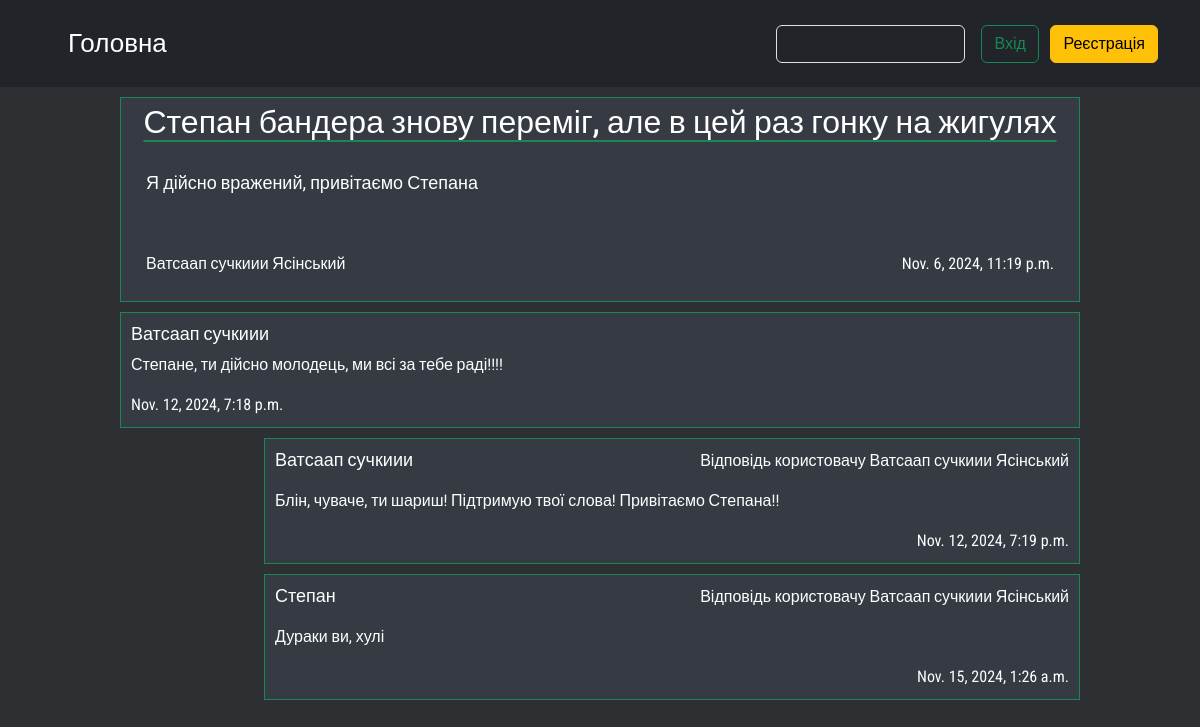
Page /election2024/ukraine/2/ on the committed database.
### forum/models.py (models this page shows, shortened)
class Topic(models.Model):
    title = models.CharField(verbose_name='Тема обговорення', max_length=72)
    content = models.TextField(verbose_name='Контент', max_length=1000)
    subcategory = models.ForeignKey(SubCategory, verbose_name='Під категорія', on_delete=models.CASCADE)
    created_at = models.DateTimeField(auto_now_add=True, verbose_name='Дата створення')
    updated_at = models.DateTimeField(auto_now=True, verbose_name='Дата оновлення')
    author = models.ForeignKey(User, verbose_name='Автор', on_delete=models.CASCADE)

class Profile(models.Model):
    first_name = models.CharField(verbose_name="Ім'я", max_length=20, null=True)
    last_name = models.CharField(verbose_name="Фамілія", max_length=20, null=True)
    bio = models.TextField(verbose_name='Біографія', max_length=252, default='Опис відсутній')
    joined_date = models.DateField(verbose_name='Дата реєстрації', auto_now_add=True)
    user = models.OneToOneField(User, verbose_name='Користувач', related_name='profile', on_delete=models.CASCADE)
    filled = models.BooleanField(default=False, verbose_name='Заповнений')
    def get_absolute_url(self):
        return reverse("user-profile", kwargs={"profile_id": self.id})

class Post(models.Model):
    content = models.TextField(verbose_name='Контент', max_length=1000)
    topic = models.ForeignKey(Topic, verbose_name='Обговорення', on_delete=models.CASCADE, related_name='posts')
    author = models.ForeignKey(User, verbose_name='Автор', related_name='post_author', on_delete=models.CASCADE)
    created_at = models.DateTimeField(auto_now_add=True, verbose_name='Дата створення')

class Comment(models.Model):
    content = models.TextField(verbose_name='Контент', max_length=1000)
    post = models.ForeignKey(Post, verbose_name='Пост', related_name='comments', on_delete=models.CASCADE)
    author = models.ForeignKey(User, verbose_name='Автор', related_name='comment_author', on_delete=models.CASCADE)
    created_at = models.DateTimeField(auto_now_add=True, verbose_name='Дата створення')

### forum/views.py (the view)
# urls.py: path('<slug:category_slug>/<slug:subcategory_slug>/<int:topic_id>/', views.TopicView.as_view(), name='topic'),
class TopicView(DetailView):
    model = Topic
    template_name = 'forum/topicview.html'
    context_object_name = 'topic'
    def get_object(self):
        category_slug = self.kwargs['category_slug']
        subcategory_slug = self.kwargs['subcategory_slug']
        return get_object_or_404(Topic, id=self.kwargs['topic_id'],
                                 subcategory__slug=subcategory_slug,
                                 subcategory__category__slug=category_slug)
    def get_context_data(self, **kwargs):
        context = super().get_context_data(**kwargs)
        topic = context['topic']
        posts = Post.objects.filter(topic=topic).order_by('-created_at') \
            .select_related('author__profile') \
            .prefetch_related('comments__author__profile')
        context['posts'] = posts
        paginator = Paginator(posts, 10)
        page_number = self.request.GET.get('page')
        page_obj = paginator.get_page(page_number)
        context['page_obj'] = page_obj.object_list
        return context

### templates/forum/topicview.html (shortened to what this page needs)
{% extends "base.html" %}
{% load static %}
{% block extra_css %}
<link href='{% static "css/topicview/topicview.css"%}' rel='stylesheet'>
{%endblock%}
{% block content %}
<div class='topic-container'>
    <div class='topic-block'>
        <h2>{{topic.title}}</h2>
        <p>{{topic.content}}</p>
        <div class='topic-info'>
        <a class='user-name' href={{topic.author.profile.get_absolute_url}}><span>{{topic.author.profile.first_name}} {{topic.author.profile.last_name}}</span></a>
        <span>{{topic.created_at}}</span>
        </div>
    </div>
{%for post in posts%}
    <div class='post-block'>
        <div class='post'>
            <div class="author-info">
                <a class='user-name' href={{post.author.profile.get_absolute_url}}><h3>{{post.author.profile.first_name}}</h3></a>
            </div>
            <p>{{post.content}}</p>
            <div class="post-info">
                <span>{{post.created_at}}</span>
            </div>
        </div>
        {%if post.comments.all %}
            {%for comment in post.comments.all%}
            <div class="comment">
                <div class="comment-info">
                    <a class='user-name' href={{comment.author.profile.get_absolute_url}}><h3>{{comment.author.profile.first_name}}</h3></a>
                    <p>Відповідь користовачу <a class='user-name' href={{post.author.profile.get_absolute_url}}>{{post.author.profile.first_name}} {{post.author.profile.last_name}}</a></p>
                </div>
                    <p>{{comment.content}}</p>
                    <span>{{comment.created_at}}</span>
                </div>
            </div>
            {%endfor%}
        {%endif%}
{% endfor %}
{%endblock%}

### static/css/index.css (style rules this page uses)
* { margin: 0px; padding: 0px; }
* a { text-decoration: none !important; color: white; transition: 0.1s ease-in; }
body { font-family: 'Roboto Condensed', sans-serif; width: 100%; height: 100%; background-color: #2d2f33; }

### static/css/topicview/topicview.css (style rules this page uses)
div.topic-container { width: 80%; color:white; display: flex; justify-content: center; flex-direction: column; margin: 10px; }
div.topic-block { padding: 5px; display: flex; flex-direction: column; justify-content: center; align-items: center; background-color: #363a43; border: 0.5px solid #188754; }
div.topic-block h2 { text-underline-offset:7px; text-decoration: underline #188754 1.5px ; }
div.topic-block p { align-self: flex-start; padding: 20px; font-size: 18px; }
div.topic-block span { align-self: flex-end; padding: 20px; }
div.topic-info { display: flex; flex-direction: row; justify-content: space-between; width: 100%; align-items: center; }
div.post-block { display: flex; flex-direction: column; justify-content: center; align-items: flex-end; }
div.post { display: flex; flex-direction: column; margin-top: 10px; background-color: #363a43; border: 0.5px solid #188754; padding: 10px; width: 100%; }
div.author-info { display: flex; flex-direction: row; justify-content: space-between; align-items: center; }
h3 { font-size: 18px; }
span { align-self: flex-end; }
div.post div.post-info { display: flex; justify-content: space-between; flex-direction: row; }
div.comment { padding:10px ; width: 85%; display: flex; flex-direction: column; align-self: flex-end; background-color: #363a43; border: 0.5px solid #188754; margin-top:10px ; }
div.comment-info { display: flex; flex-direction: row; justify-content: space-between; }

### rows in the picture
Topic: title "Степан бандера знову переміг, але в цей раз гонку на жигулях", content "Я дійсно вражений, привітаємо Степана", author.profile.first_name "Ватсаап сучкиии", author.profile.last_name "Ясінський", created_at "Nov. 6, 2024, 11:19 p.m."
Post: author.profile.first_name "Ватсаап сучкиии", content "Степане, ти дійсно молодець, ми всі за тебе раді!!!!", created_at "Nov. 12, 2024, 7:18 p.m.", author.profile.last_name "Ясінський"
Comment: author.profile.first_name "Ватсаап сучкиии", content "Блін, чуваче, ти шариш! Підтримую твої слова! Привітаємо Степана!!", created_at "Nov. 12, 2024, 7:19 p.m."
Comment: author.profile.first_name "Степан", content "Дураки ви, хулі", created_at "Nov. 15, 2024, 1:26 a.m."
